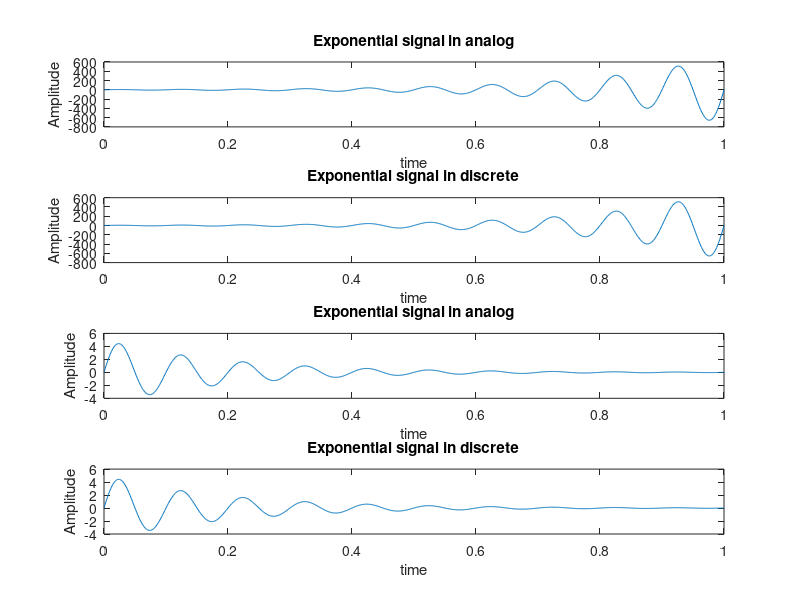

This figure's MATLAB source:
%Write a program to implement Exponentially Growing Signal
clc;
clear all;
close all;
%Exponentially Growing Signal
t=0:0.001:1;
a=input('Enter the value of a:');
b=input('Enter the value of b:');
f=10;  %frequency
x=a*exp(b*t).*sin(2*pi*f*t);
subplot(4,1,1);
plot(t,x);
xlabel('time');
ylabel('Amplitude');
title('Exponential signal in analog');
%For discrete
subplot(4,1,2);
plot(t,x);
xlabel('time');
ylabel('Amplitude');
title('Exponential signal in discrete');
%Exponentially decaying Signal
x=a*exp(-b*t).*sin(2*pi*f*t);
subplot(4,1,3);
plot(t,x);
xlabel('time');
ylabel('Amplitude');
title('Exponential signal in analog');
%For discrete
subplot(4,1,4);
plot(t,x);
xlabel('time');
ylabel('Amplitude');
title('Exponential signal in discrete');
